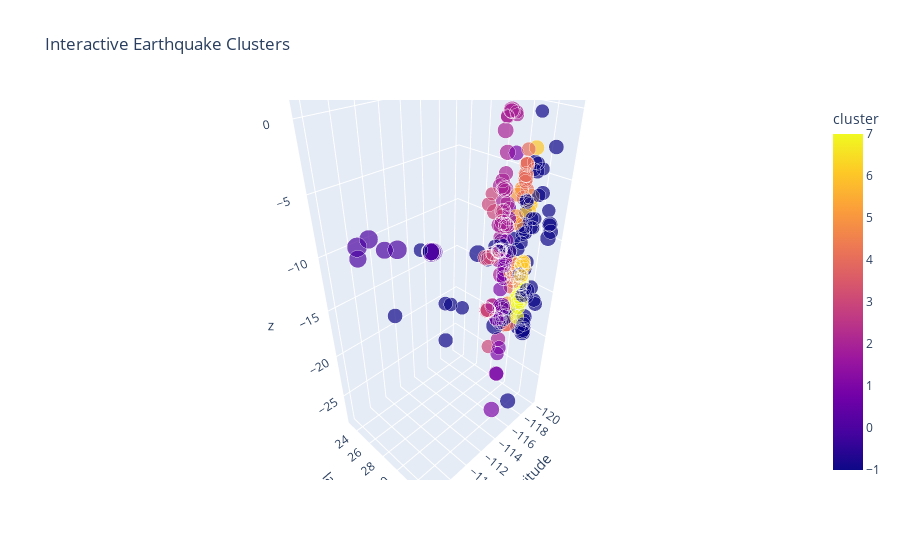

Write notebook code for a chart like this one.
### Code cell
visualize_3d(data, 'cluster')

### Figure 1 — Plotly figure (JSON) as saved in the notebook; plotly's stock layout.template omitted (floating-point values rounded to 4 significant figures; data arrays with more than 128 entries replaced by an {"elided": "..."} marker saying what was removed)
{"data": [{"customdata": {"elided": "224x2 str values"}, "hovertemplate": "longitude=%{x}<br>latitude=%{y}<br>z=%{z}<br>mag=%{marker.size}<br>id=%{customdata[0]}<br>place=%{customdata[1]}<br>cluster=%{marker.color}<extra></extra>", "legendgroup": "", "marker": {"color": {"elided": "224 int values"}, "coloraxis": "coloraxis", "size": {"elided": "224 float values"}, "sizemode": "area", "sizeref": 0.014, "symbol": "circle"}, "mode": "markers", "name": "", "scene": "scene", "showlegend": false, "type": "scatter3d", "x": {"elided": "224 float values"}, "y": {"elided": "224 float values"}, "z": {"elided": "224 float values"}}], "layout": {"coloraxis": {"colorbar": {"title": {"text": "cluster"}}, "colorscale": [[0, "#0d0887"], [0.1111, "#46039f"], [0.2222, "#7201a8"], [0.3333, "#9c179e"], [0.4444, "#bd3786"], [0.5556, "#d8576b"], [0.6667, "#ed7953"], [0.7778, "#fb9f3a"], [0.8889, "#fdca26"], [1, "#f0f921"]]}, "legend": {"itemsizing": "constant", "tracegroupgap": 0}, "scene": {"aspectmode": "data", "domain": {"x": [0, 1], "y": [0, 1]}, "xaxis": {"title": {"text": "longitude"}}, "yaxis": {"title": {"text": "latitude"}}, "zaxis": {"title": {"text": "z"}}}, "title": {"text": "Interactive Earthquake Clusters"}}}
